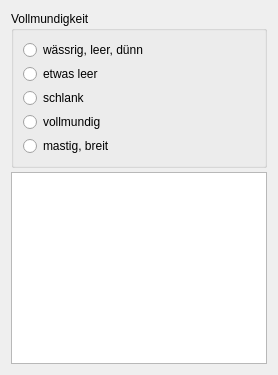
          <widget class="QWidget" name="tab_8">
           <attribute name="title">
            <string>Haupttrunk</string>
           </attribute>
           <layout class="QVBoxLayout" name="verticalLayout_116">
            <property name="spacing">
             <number>4</number>
            </property>
            <item>
             <widget class="QGroupBox" name="groupBox_43">
              <property name="title">
               <string>Vollmundigkeit</string>
              </property>
              <layout class="QVBoxLayout" name="verticalLayout_115">
               <property name="spacing">
                <number>4</number>
               </property>
               <item>
                <widget class="QRadioButton" name="rbHaupttrunk_0">
                 <property name="text">
                  <string>wässrig, leer, dünn</string>
                 </property>
                </widget>
               </item>
               <item>
                <widget class="QRadioButton" name="rbHaupttrunk_1">
                 <property name="text">
                  <string>etwas leer</string>
                 </property>
                </widget>
               </item>
               <item>
                <widget class="QRadioButton" name="rbHaupttrunk_2">
                 <property name="text">
                  <string>schlank</string>
                 </property>
                </widget>
               </item>
               <item>
                <widget class="QRadioButton" name="rbHaupttrunk_3">
                 <property name="text">
                  <string>vollmundig</string>
                 </property>
                </widget>
               </item>
               <item>
                <widget class="QRadioButton" name="rbHaupttrunk_4">
                 <property name="text">
                  <string>mastig, breit</string>
                 </property>
                </widget>
               </item>
              </layout>
             </widget>
            </item>
            <item>
             <widget class="QTextEdit" name="tbHaupttrunk">
              <property name="minimumSize">
               <size>
                <width>0</width>
                <height>20</height>
               </size>
              </property>
              <property name="toolTip">
               <string>&lt;html&gt;&lt;head/&gt;&lt;body&gt;&lt;p&gt;Hier ist Platz für frei formulierte &lt;span style=&quot; font-weight:600;&quot;&gt;Ausführungen&lt;/span&gt; zum Haupttrunk.&lt;/p&gt;&lt;p&gt;Nach dem ersten Schluck und der Begutachtung der Schaumhaltbarkeit, kommt ein neues sensorisches Merkmal ins Bewusstsein, die sogenannte Rezenz. Das ist die Spritzigkeit des Bieres, sein Kohlensäuregehalt. &lt;/p&gt;&lt;p&gt;Bei manchen Sorten ist die Rezenz von größerer Bedeutung, so bei hellen hopfenreichen Bieren, ob sie nun Pils oder Export heißen. Bei Anderen ist sie weniger bedeutungsvoll, wie zum Beispiel bei den Starkbieren. &lt;/p&gt;&lt;p&gt;Anmerkung: Ein kohlensäurearmes Bier muss keineswegs schal schmecken, wenn es mit der richtigen Hopfengabe, einer sehr feinen Malzsüße und einer gerade noch wahrnehmbaren Säure ausgestattet ist.&lt;/p&gt;&lt;/body&gt;&lt;/html&gt;</string>
              </property>
             </widget>
            </item>
           </layout>
          </widget>
